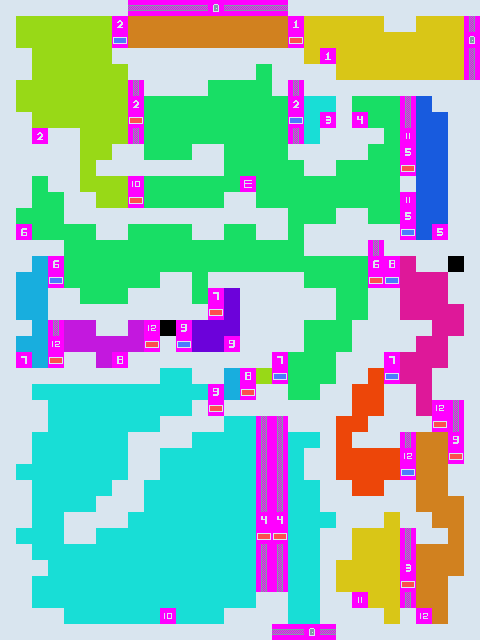

Below is a game level as drawn by its tile map, then a one-line description and the .tmx that defines it (tile-layer data replaced by summaries):
An orthogonal 30x40 tile map with 16x16 px tiles, 4 tile layers (BG, Solid, Entity 1, Entity 2), 3 tilesets.

<map version="1.0" orientation="orthogonal" renderorder="left-down" width="30" height="40" tilewidth="16" tileheight="16" nextobjectid="1">
 <tileset firstgid="1" source="../../Design Tilesets/BG.tsx" />
 <tileset firstgid="181" source="../../Design Tilesets/Entity.tsx" />
 <tileset firstgid="209" source="../../Design Tilesets/Solid.tsx" />
 <layer name="BG" width="30" height="40">
  <data>[1200 cells, 726 non-empty, 11 distinct tile ids]</data>
 </layer>
 <layer name="Solid" width="30" height="40">
  <data>[1200 cells, 475 non-empty, 1 distinct tile ids]</data>
 </layer>
 <layer name="Entity 1" width="30" height="40">
  <data>[1200 cells, 108 non-empty, 6 distinct tile ids]</data>
 </layer>
 <layer name="Entity 2" width="30" height="40">
  <data>[1200 cells, 66 non-empty, 16 distinct tile ids]</data>
 </layer>
</map>